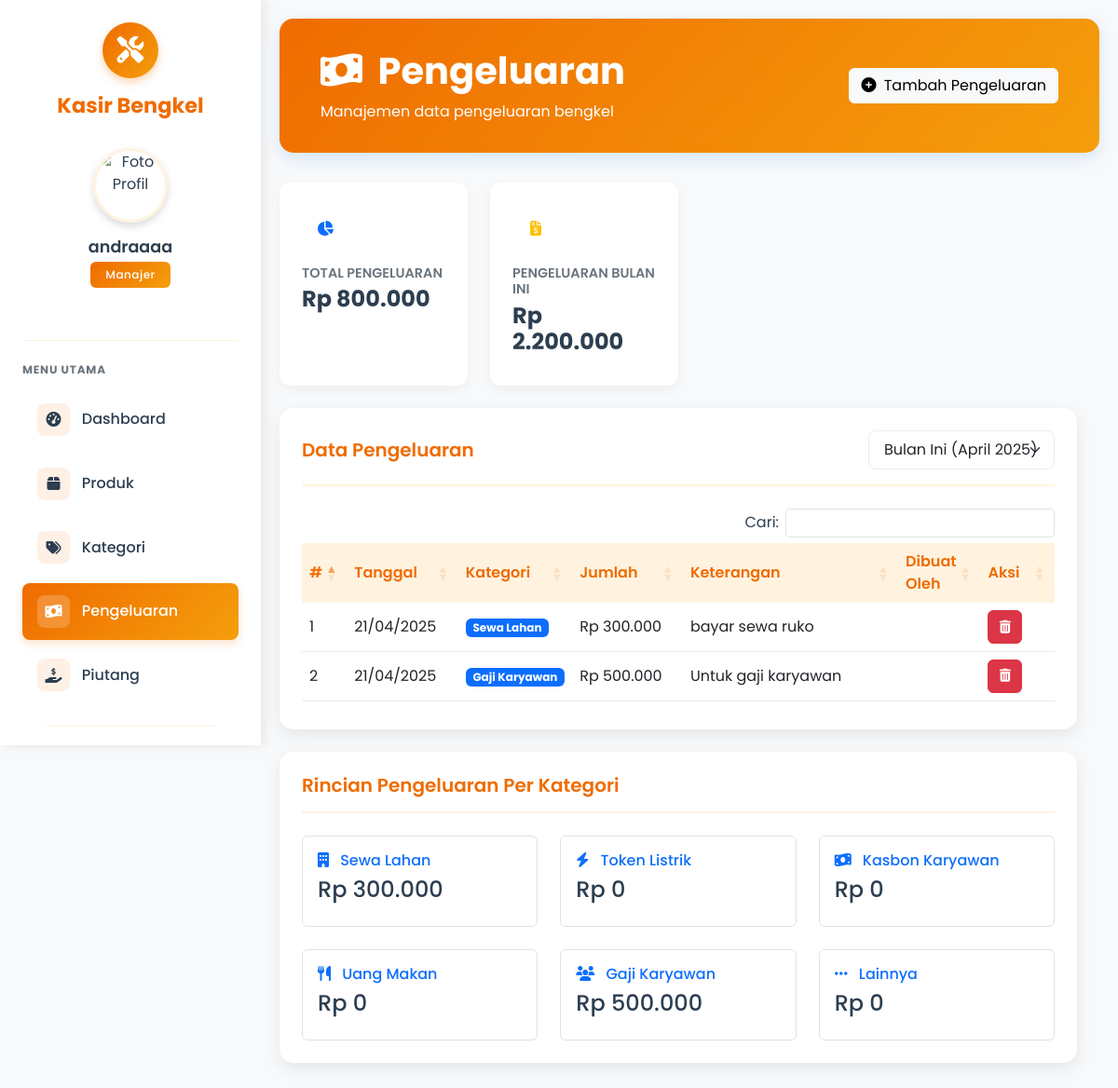
Page /manajer/pengeluaran.php (signed in) on the committed database.
### tables this page shows
CREATE TABLE `laba_bersih` (
  `id` int(11) NOT NULL,
  `bulan` varchar(7) NOT NULL COMMENT 'Format: YYYY-MM',
  `laba_kotor` decimal(15,2) NOT NULL DEFAULT 0.00,
  `pengeluaran` decimal(15,2) NOT NULL DEFAULT 0.00 COMMENT 'Total dari semua pengeluaran',
  `laba_bersih` decimal(15,2) NOT NULL DEFAULT 0.00,
  `created_at` timestamp NOT NULL DEFAULT current_timestamp(),
  `updated_at` timestamp NOT NULL DEFAULT current_timestamp() ON UPDATE current_timestamp()
);

CREATE TABLE `pengeluaran` (
  `id` int(11) NOT NULL,
  `kategori` enum('Sewa Lahan','Token Listrik','Kasbon Karyawan','Uang Makan','Gaji Karyawan','Lainnya') NOT NULL,
  `jumlah` decimal(10,2) NOT NULL,
  `keterangan` text DEFAULT NULL,
  `tanggal` date NOT NULL,
  `bulan` varchar(7) NOT NULL COMMENT 'Format: YYYY-MM',
  `created_at` timestamp NOT NULL DEFAULT current_timestamp(),
  `created_by` int(11) DEFAULT NULL COMMENT 'ID User yang input'
);

### manajer/pengeluaran.php (the view, shortened to what this page needs)
<?php
include '../config.php';
$per_page = 10;
$page = isset($_GET['page']) ? (int)$_GET['page'] : 1;
$start = ($page - 1) * $per_page;
$bulan_ini = date('Y-m');
$bulan_filter = isset($_GET['bulan']) ? $_GET['bulan'] : $bulan_ini;
$query = "SELECT p.*,
          CASE
            WHEN p.created_by IS NOT NULL THEN m.nama
            ELSE 'Unknown'
          END as created_by_name
          FROM pengeluaran p
          LEFT JOIN manajer m ON p.created_by = m.id_manajer
          WHERE p.bulan = '$bulan_filter'
          ORDER BY p.tanggal DESC, p.created_at DESC
          LIMIT $start, $per_page";
$result = mysqli_query($conn, $query);
$summary_query = "SELECT
                  SUM(jumlah) as total_pengeluaran,
                  SUM(CASE WHEN kategori = 'Sewa Lahan' THEN jumlah ELSE 0 END) as sewa_lahan,
                  SUM(CASE WHEN kategori = 'Token Listrik' THEN jumlah ELSE 0 END) as token_listrik,
                  SUM(CASE WHEN kategori = 'Kasbon Karyawan' THEN jumlah ELSE 0 END) as kasbon_karyawan,
                  SUM(CASE WHEN kategori = 'Uang Makan' THEN jumlah ELSE 0 END) as uang_makan,
                  SUM(CASE WHEN kategori = 'Gaji Karyawan' THEN jumlah ELSE 0 END) as gaji_karyawan,
                  SUM(CASE WHEN kategori = 'Lainnya' THEN jumlah ELSE 0 END) as lainnya
                  FROM pengeluaran
                  WHERE bulan = '$bulan_filter'";
$summary_result = mysqli_query($conn, $summary_query);
$summary_data = mysqli_fetch_assoc($summary_result);
$laba_query = "SELECT * FROM laba_bersih WHERE bulan = '$bulan_filter'";
$laba_result = mysqli_query($conn, $laba_query);
$laba_data = mysqli_fetch_assoc($laba_result);
?>
<!DOCTYPE html>
<html lang="id">
<head>
  <link href="https://cdn.jsdelivr.net/npm/bootstrap@5.3.0/dist/css/bootstrap.min.css" rel="stylesheet">
  <link rel="stylesheet" href="https://cdnjs.cloudflare.com/ajax/libs/font-awesome/6.4.0/css/all.min.css">
  <link rel="stylesheet" href="https://cdn.datatables.net/1.13.6/css/dataTables.bootstrap5.min.css">
</head>
<body>
  <?php include 'sidebar.php'; ?>
  <div class="content">
    <div class="page-header">
      <div class="container-fluid">
        <div class="row align-items-center">
          <div class="col-md-6">
            <h1><i class="fas fa-money-bill-wave me-2"></i> Pengeluaran</h1>
            <p class="mb-0">Manajemen data pengeluaran bengkel</p>
          </div>
          <div class="col-md-6 text-md-end mt-3 mt-md-0">
            <button type="button" class="btn btn-light" data-bs-toggle="modal" data-bs-target="#addPengeluaranModal">
              <i class="fas fa-plus-circle me-1"></i> Tambah Pengeluaran
            </button>
          </div>
        </div>
      </div>
    </div>
    <div class="row mb-4">
      <div class="col-xl-3 col-md-6 mb-4">
        <div class="card border-0 summary-card bg-white p-4">
          <div class="summary-icon bg-primary-light">
            <i class="fas fa-chart-pie text-primary"></i>
          </div>
          <h6 class="summary-title">TOTAL PENGELUARAN</h6>
          <h3 class="summary-value">Rp <?= number_format($summary_data['total_pengeluaran'] ?? 0, 0, ',', '.') ?></h3>
        </div>
      </div>
      <div class="col-xl-3 col-md-6 mb-4">
        <div class="card border-0 summary-card bg-white p-4">
          <div class="summary-icon bg-warning-light">
            <i class="fas fa-file-invoice-dollar text-warning"></i>
          </div>
          <h6 class="summary-title">PENGELUARAN BULAN INI</h6>
          <h3 class="summary-value">Rp <?= number_format($laba_data['pengeluaran'] ?? 0, 0, ',', '.') ?></h3>
        </div>
      </div>
    <div class="row">
      <div class="col-lg-12">
        <div class="data-card">
          <div class="card-header-actions">
            <h5 class="card-title">Data Pengeluaran</h5>
            <div class="d-flex gap-2">
              <select id="bulanFilter" class="form-select filter-dropdown" onchange="window.location.href='?bulan='+this.value">
                <option value="<?= $bulan_ini ?>" <?= ($bulan_filter == $bulan_ini) ? 'selected' : '' ?>>Bulan Ini (<?= date('F Y', strtotime($bulan_ini)) ?>)</option>
              </select>
            </div>
          </div>
          <div class="table-responsive">
            <table class="table table-hover" id="pengeluaranTable">
              <thead>
                <tr>
                  <th width="5%">#</th>
                  <th width="15%">Tanggal</th>
                  <th width="15%">Kategori</th>
                  <th width="15%">Jumlah</th>
                  <th width="30%">Keterangan</th>
                  <th width="10%">Dibuat Oleh</th>
                  <th width="10%">Aksi</th>
                </tr>
              </thead>
              <tbody>
                <?php
                $no = $start + 1;
                if (mysqli_num_rows($result) > 0):
                  while ($row = mysqli_fetch_assoc($result)):
                ?>
                <tr>
                  <td><?= $no++ ?></td>
                  <td><?= date('d/m/Y', strtotime($row['tanggal'])) ?></td>
                  <td><span class="badge bg-primary"><?= $row['kategori'] ?></span></td>
                  <td>Rp <?= number_format($row['jumlah'], 0, ',', '.') ?></td>
                  <td><?= nl2br(htmlspecialchars($row['keterangan'])) ?></td>
                  <td><?= $row['created_by_name'] ?></td>
                  <td>
                    <a href="?delete=<?= $row['id'] ?>&bulan=<?= $bulan_filter ?>" class="btn btn-sm btn-danger btn-action" onclick="return confirm('Apakah Anda yakin ingin menghapus data ini?')">
                      <i class="fas fa-trash-alt"></i>
                    </a>
                  </td>
                </tr>
                <?php
                  endwhile;
                else:
                ?>
                <tr>
                  <td colspan="7" class="text-center py-4">Tidak ada data pengeluaran pada bulan ini</td>
                </tr>
                <?php endif; ?>
              </tbody>
            </table>
          </div>
        </div>
      </div>
    </div>
    <div class="row mt-4">
      <div class="col-lg-12">
        <div class="data-card">
          <div class="card-header-actions">
            <h5 class="card-title">Rincian Pengeluaran Per Kategori</h5>
          </div>
          <div class="row g-4">
            <div class="col-md-4 col-sm-6">
              <div class="border rounded p-3">
                <h6 class="text-primary mb-2"><i class="fas fa-building me-2"></i> Sewa Lahan</h6>
                <h4>Rp <?= number_format($summary_data['sewa_lahan'] ?? 0, 0, ',', '.') ?></h4>
              </div>
            </div>
            <div class="col-md-4 col-sm-6">
              <div class="border rounded p-3">
                <h6 class="text-primary mb-2"><i class="fas fa-bolt me-2"></i> Token Listrik</h6>
                <h4>Rp <?= number_format($summary_data['token_listrik'] ?? 0, 0, ',', '.') ?></h4>
              </div>
            </div>
            <div class="col-md-4 col-sm-6">
              <div class="border rounded p-3">
                <h6 class="text-primary mb-2"><i class="fas fa-money-bill-wave me-2"></i> Kasbon Karyawan</h6>
                <h4>Rp <?= number_format($summary_data['kasbon_karyawan'] ?? 0, 0, ',', '.') ?></h4>
              </div>
            </div>
            <div class="col-md-4 col-sm-6">
              <div class="border rounded p-3">
                <h6 class="text-primary mb-2"><i class="fas fa-utensils me-2"></i> Uang Makan</h6>
                <h4>Rp <?= number_format($summary_data['uang_makan'] ?? 0, 0, ',', '.') ?></h4>
              </div>
            </div>
            <div class="col-md-4 col-sm-6">
              <div class="border rounded p-3">
                <h6 class="text-primary mb-2"><i class="fas fa-users me-2"></i> Gaji Karyawan</h6>
                <h4>Rp <?= number_format($summary_data['gaji_karyawan'] ?? 0, 0, ',', '.') ?></h4>
              </div>
            </div>
            <div class="col-md-4 col-sm-6">
              <div class="border rounded p-3">
                <h6 class="text-primary mb-2"><i class="fas fa-ellipsis-h me-2"></i> Lainnya</h6>
                <h4>Rp <?= number_format($summary_data['lainnya'] ?? 0, 0, ',', '.') ?></h4>
              </div>
            </div>
          </div>
        </div>
      </div>
    </div>
  </div>
</body>
</html>

### manajer/pengeluaran.php (style rules this page uses)
:root { --primary-orange: #EF6C00; --secondary-orange: #F59E0B; --light-orange: #FFF3E0; --accent-orange: #D84315; --white: #ffffff; --light-gray: #f8f9fa; --text-dark: #2C3E50; }
body { background-color: var(--light-gray); font-family: 'Poppins', 'Arial', sans-serif; color: var(--text-dark); padding-left: 280px; }
.content { padding: 20px; background-color: var(--light-gray); min-height: 100vh; }
.page-header { background: linear-gradient(135deg, var(--primary-orange), var(--secondary-orange)); border-radius: 15px; padding: 2rem; color: var(--white); margin-bottom: 2rem; box-shadow: 0 6px 18px rgba(0, 123, 255, 0.15); }
.page-header h1 { font-weight: 700; margin-bottom: 0.5rem; }
.data-card { border: none; border-radius: 15px; overflow: hidden; box-shadow: 0 6px 18px rgba(0, 0, 0, 0.08); background-color: var(--white); padding: 1.5rem; height: 100%; }
.table { margin-bottom: 0; }
.table th { background-color: var(--light-orange); color: var(--primary-orange); font-weight: 600; border: none; vertical-align: middle; }
.table td { vertical-align: middle; border-color: #e9ecef; }
.card-header-actions { display: flex; justify-content: space-between; align-items: center; padding-bottom: 1rem; margin-bottom: 1.5rem; border-bottom: 2px solid var(--light-orange); }
.card-title { font-size: 1.25rem; font-weight: 600; color: var(--primary-orange); margin-bottom: 0; }
.btn-danger { border-radius: 8px; padding: 0.375rem 0.75rem; transition: all 0.3s ease; }
.btn-action { padding: 0.4rem 0.7rem; border-radius: 6px; margin-right: 0.25rem; }
.summary-card { border-radius: 12px; box-shadow: 0 4px 12px rgba(0,0,0,0.05); transition: all 0.3s ease; height: 100%; }
.summary-icon { width: 50px; height: 50px; display: flex; align-items: center; justify-content: center; border-radius: 12px; margin-bottom: 15px; }
.summary-title { font-size: 0.9rem; font-weight: 600; color: #6c757d; margin-bottom: 5px; }
.summary-value { font-size: 1.5rem; font-weight: 700; color: var(--text-dark); }
.filter-dropdown { border-radius: 8px; border: 1px solid #e9ecef; padding: 0.5rem 1rem; width: 200px; }

### rows in the picture
laba_bersih: pengeluaran "2.200.000"
pengeluaran: tanggal "21/04/2025", kategori "Sewa Lahan", jumlah "300.000", keterangan "bayar sewa ruko"
pengeluaran: tanggal "21/04/2025", kategori "Gaji Karyawan", jumlah "500.000", keterangan "Untuk gaji karyawan"

### other values in the picture
$_SESSION['manajer']['nama'] "andraaaa"
$summary_data['total_pengeluaran'] "800.000"
$summary_data['sewa_lahan'] "300.000"
$summary_data['token_listrik'] "0"
$summary_data['kasbon_karyawan'] "0"
$summary_data['uang_makan'] "0"
$summary_data['gaji_karyawan'] "500.000"
$summary_data['lainnya'] "0"
